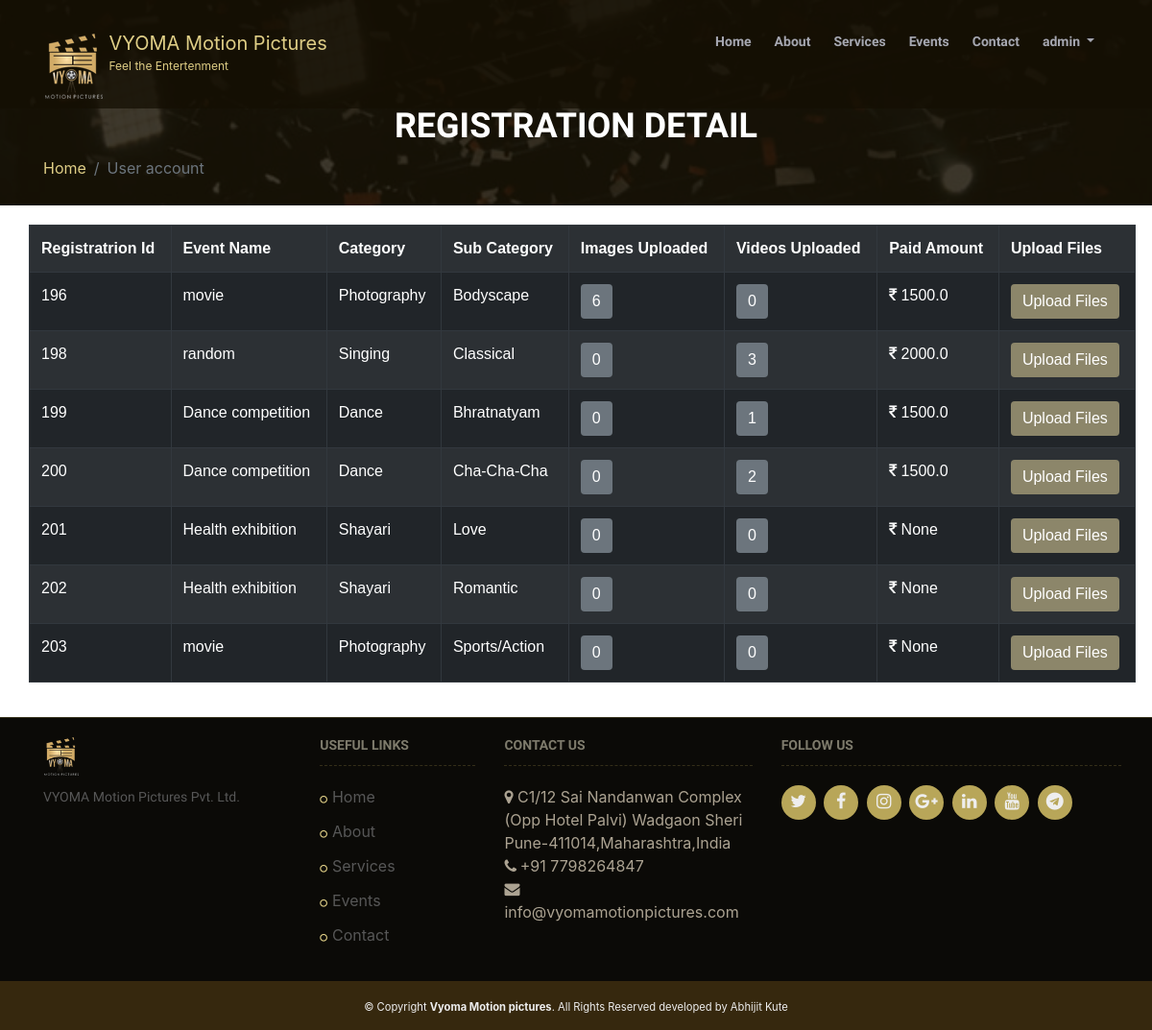
The app's page /user_account/ (signed in) with its own data.
### event_reg/models.py (models this page shows)
class user_reg(models.Model):
    user=models.ForeignKey(settings.AUTH_USER_MODEL, on_delete=models.CASCADE, null=True, default=None)
    event=models.ForeignKey(event,on_delete=models.CASCADE, null=True, default=None)
    event_sub_category=models.CharField(max_length=80,null=True,blank=True)
    first_name=models.CharField(max_length=125,null=True,blank=True)
    Last_name=models.CharField(max_length=125,null=True,blank=True)
    Email=models.EmailField(max_length=254,null=True,blank=True)
    gender = models.CharField(max_length=1,null=True,blank=True, choices=GENDER_CHOICES)
    age=models.IntegerField(null=True,blank=True)
    mobile=models.IntegerField(null=True,blank=True)
    alternamte_mobile=models.IntegerField(null=True,blank=True)
    marital_status=models.CharField(max_length=1,null=True,blank=True)
    birthdate=models.CharField(max_length=100,null=True,blank=True)
    address=models.TextField(blank=True,null=True)
    city=models.CharField(max_length=50,null=True,blank=True)
    state=models.CharField(max_length=50,null=True,blank=True)
    pincode=models.IntegerField(null=True,blank=True)
    id_proof=models.CharField(max_length=50,null=True,blank=True)
    identity_proof=models.ImageField(upload_to="images/",verbose_name='identity_proof',null=True,blank=True)

class event(models.Model):
    event_name=models.CharField(max_length=125)
    event_photo=models.ImageField(upload_to="images/",null=True,blank=True)
    event_location=models.CharField(max_length=100)
    event_category=models.CharField(max_length=100,null=True,choices=CATEGORY_CHOICES, default='None')
    event_start_date=models.DateField(auto_now=False, auto_now_add=False)
    event_end_date=models.DateField(auto_now=False, auto_now_add=False)
    event_discription=models.TextField(blank=True,null=True)
    event_address=models.TextField(blank=True,null=True)
    file_categories_instruction=models.CharField(max_length=500,null=True,blank=True)
    file_type_instruction=models.CharField(max_length=500,null=True,blank=True)
    file_size_instruction=models.CharField(max_length=500,null=True,blank=True)
    participant_Age_instruction=models.CharField(max_length=500,null=True,blank=True)
    Registration_fees_instruction=models.CharField(max_length=500,null=True,blank=True)
    entry_deadline_instruction=models.DateField(auto_now=False, auto_now_add=False,null=True,blank=True)
    notification_date_instruction=models.DateField(auto_now=False, auto_now_add=False,null=True)
    prize_dist_instruction=models.DateField(auto_now=False, auto_now_add=False,null=True)
    other_instruction1=models.CharField(max_length=500,null=True,blank=True)
    other_instruction2=models.CharField(max_length=500,null=True,blank=True)
    other_instruction3=models.CharField(max_length=500,null=True,blank=True)
    other_instruction4=models.CharField(max_length=500,null=True,blank=True)
    other_instruction5=models.CharField(max_length=500,null=True,blank=True)
    event_highlight1=models.TextField(blank=True,null=True)
    event_highlight2=models.TextField(blank=True,null=True)
    event_highlight3=models.TextField(blank=True,null=True)
    event_highlight4=models.TextField(blank=True,null=True)
    event_highlight5=models.TextField(blank=True,null=True)
    event_highlight6=models.TextField(blank=True,null=True)
    event_photo1=models.ImageField(upload_to="images/",null=True,blank=True)
    event_photo2=models.ImageField(upload_to="images/",null=True,blank=True)
    event_photo3=models.ImageField(upload_to="images/",null=True,blank=True)
    event_photo4=models.ImageField(upload_to="images/",null=True,blank=True)
    event_photo5=models.ImageField(upload_to="images/",null=True,blank=True)
    event_photo6=models.ImageField(upload_to="images/",null=True,blank=True)
    event_photo7=models.ImageField(upload_to="images/",null=True,blank=True)

### event_reg/views.py (the view)
# urls.py: path('user_account/', views.user_account, name ='user_account'),
def user_account(request):
	user=request.user
	user_registration_details=[]
	registration_details=user_reg.objects.filter(Email=user.email)
	for register_user in registration_details:
		video=Videos.objects.filter(user_reg=register_user,event=register_user.event)
		image=Images.objects.filter(user_reg=register_user,event=register_user.event)
		payment_history=PaytmHistory.objects.filter(user_reg=register_user)
		amount=payment_history.aggregate(Sum('TXNAMOUNT'))
		video_count=video.count()
		images_count=image.count()
		registration_details={
		"register_user":register_user,
		"image_count":images_count,
		"video_count":video_count,
		"image":image,
		"video":video,
		"amount":amount,
		"Payment_resp":payment_history
		}
		user_registration_details.append(registration_details)
	print (user_registration_details)
	return render(request,'user_account.html',{'registration_details':user_registration_details})

### event_reg/models.py (called while the page is built)
    def __unicode__(self):
        return self.STATUS

### templates/user_account.html (shortened to what this page needs)
{% extends 'master.html' %}
{% load static %}
{% block content %}
    <section id="innerpage">
        <div class="container wow fadeInUp">
            <div class="section-header">
                <h2>Registration Detail</h2>
                <ul class="breadcrumb">
                    <li class="breadcrumb-item"><a href="{% url 'index' %}">Home</a></li>
                    <li class="breadcrumb-item active" aria-current="page">User account</li>
                </ul>
            </div>
        </div>
    </section>
    <main id="main" class="bg-white">
        <div class="container">
            <section class="wow fadeInUp">
                <div class="row">
                    <table class="table table-dark table-striped table-responsive-lg">
  <tr>
     <th>Registratrion Id</th>
    <th>Event Name</th>
    <th>Category</th>
    <th>Sub Category</th>
    <th>Images Uploaded</th>
    <th>Videos Uploaded</th>
    <th>Paid Amount</th>
    <th>Upload Files</th>
  </tr>
  {%for reg in registration_details %}
  <tr>
    <td>{{reg.register_user.id}} </td>
    <td>{{reg.register_user.event.event_name}}</td>
    <td>{{reg.register_user.event.event_category}}</td>
    <td>{{reg.register_user.event_sub_category}}</td>
   <td>
       <button type="button" class="btn btn-secondary" data-toggle="collapse" data-target="#demo_img_{{reg.register_user.id}}">{{reg.image_count}}</button>
  </td>
     <td>
      <button type="button" class="btn btn-secondary" data-toggle="collapse" data-target="#demo_{{reg.register_user.id}}">{{reg.video_count}}</button>
   </td>
    <td><i class="fa fa-rupee"></i> {{reg.amount.TXNAMOUNT__sum }}</td>
     <td> <a href="{% url 'FileUpload' pk=reg.register_user.event.pk  id=reg.register_user.id %}" class="btn btn-info" role="button">Upload Files</a></td>
  </tr>
  {%endfor%}
</table>
                </div>
            </section>
        </div>
    </main>
    {%endblock%}

### templates/master.html (shortened to what this page needs)
<!DOCTYPE html>
<html>
{% load static %}
<head>
    <head>
    <link href="{% static 'event_reg/lib/bootstrap/css/bootstrap.min.css' %}" rel="stylesheet">
    <link href="{% static 'event_reg/lib/font-awesome/css/font-awesome.min.css' %}" rel="stylesheet">
    <link href="{% static 'event_reg/lib/animate/animate.min.css' %}" rel="stylesheet">
    <link href="{% static 'event_reg/css/style.css' %}" rel="stylesheet" />
    <link href="{% static 'event_reg/lib/venobox/venobox.css' %}" rel="stylesheet">
    <link href="{% static 'event_reg/lib/owlcarousel/assets/owl.theme.default.css' %}"  rel="stylesheet"/>
    <link href="{% static 'event_reg/lib/owlcarousel/assets/owl.carousel.css' %}" rel="stylesheet"/>
</head>
<body id="myform">
	<header id="header">
        <div class="container">
            <div id="logo" class="pull-left">
                <a href="{% url 'index' %}" class="scrollto"><img src="{% static 'event_reg/img/logo.png' %}" alt="" title="titile"></a>
                 <a class="navbar-brand navbar-brand-fix" href="#">VYOMA Motion Pictures<small>Feel the Entertenment</small></a>
            </div>
			{% if user.is_authenticated %}
            <nav id="nav-menu-container">
                <ul class="nav-menu">
                    <li ><a href="{% url 'index' %}">Home</a></li>
                    <li><a href="{% url 'about_us' %}">About</a></li>
                    <li><a href="{% url 'services' %}">Services</a></li>
                    <li><a href="{% url 'events' %}">Events</a></li>
                    <li><a href="{% url 'contact' %}">Contact</a></li>
                    <li class="nav-item dropdown">
                        <a  data-toggle="dropdown"  href="#" class="nav-link dropdown-toggle" href="/admin/" >{{user}}</a>
                    </li>
                </ul>
            </nav>
            {%endif%}
        </div>
    </header>
{% block content %}{% endblock %}
    <footer id="footer">
        <div class="footer-top">
            <div class="container">
                <div class="row">
                    <div class="col-lg-3 col-md-6 footer-info">
                        <img src="{% static 'event_reg/img/logo.png' %}" alt="TheEvenet">
                        <p>VYOMA Motion Pictures Pvt. Ltd.</p>
                    </div>
                    <div class="col-lg-2 col-md-6 footer-links">
                        <h4>Useful Links</h4>
                        <ul>
                           <li ><a href="{% url 'index' %}">Home</a></li>
                    <li><a href="{% url 'about_us' %}">About</a></li>
                    <li><a href="{% url 'services' %}">Services</a></li>
                    <li><a href="{% url 'events' %}">Events</a></li>
                    <li><a href="{% url 'contact' %}">Contact</a></li>
                        </ul>
                    </div>
                    <div class="col-lg-3 col-md-6 footer-links">
                        <h4>Contact Us</h4>
                        <p>
                            <i class="fa fa-map-marker"></i> C1/12 Sai Nandanwan Complex <br>
                            (Opp Hotel Palvi) Wadgaon Sheri<br>
                            Pune-411014,Maharashtra,India <br>
                            <strong><i class="fa fa-phone"></i> </strong> +91 7798264847<br>
                            <strong><i class="fa  fa-envelope"></i>  </strong> info@vyomamotionpictures.com<br>
                        </p>
                    </div>
                    <div class="col-lg-4 col-md-6 footer-contact">
                        <h4>Follow Us</h4>
                        <div class="social-links">
                            <a href="https://twitter.com/MotionVyoma?s=08" class="twitter"><i class="fa fa-twitter"></i></a>
                            <a href="https://www.facebook.com/vyomamotionpictures/" class="facebook"><i class="fa fa-facebook"></i></a>
                            <a href="https://www.instagram.com/vyomamotionpictures/" class="instagram"><i class="fa fa-instagram"></i></a>
                            <a href="#" class="google-plus"><i class="fa fa-google-plus"></i></a>
                            <a href="https://www.linkedin.com/in/vyoma-motion-pictures-661805198" class="linkedin"><i class="fa fa-linkedin"></i></a>
                            <a href="https://www.youtube.com/channel/UCsHBRZvmc-ChRdVncgV8Asg?view_as=subscriber" class="linkedin"><i class="fa fa-youtube"></i></a>
                            <a href="https://www.youtube.com/channel/UCsHBRZvmc-ChRdVncgV8Asg?view_as=subscriber" class="telegram"><i class="fa fa-telegram"></i></a>
                        </div>
                    </div>
                </div>
            </div>
        </div>
        <div class="copyright">
            <small> &copy; Copyright <strong>Vyoma Motion pictures</strong>. All Rights Reserved  developed by Abhijit Kute </small>
        </div>
    </footer>
</body>
</html>

### event_reg/static/event_reg/css/style.css (style rules this page uses)
a { color: #dfce86; transition: .5s }
p { padding: 0; margin: 0 0 30px 0 }
button, input { overflow: visible }
h1, h2, h3, h4, h5, h6 { font-family: Raleway,sans-serif; font-weight: 400; margin: 0 0 20px 0; padding: 0; color: #f6d89d }
.wow { visibility: hidden }
.section-header { position: relative }
#main { background: #0b0a07; padding: 20px 0 }
.section-header h2 { font-size: 32px; text-transform: uppercase; text-align: center; font-weight: 700; color: #fff; margin-bottom: 10px }
#header { padding: 10px 0; position: fixed; background: rgba(21,15,3,.74); left: 0; top: 0; right: 0; transition: all .5s; z-index: 997 }
#innerpage { background-attachment: fixed; padding: 60px 0 27px 0; background: url(../img/3.jpg) top center no-repeat; background-size: cover; overflow: hidden; position: relative }
#innerpage:before { content: ""; background: rgba(23,16,2,.82); position: absolute; bottom: 0; top: 0; left: 0; right: 0 }
#innerpage .section-header h2, #innerpage p { color: #fff }
#innerpage .section-header h2 { font-size: 36px; text-transform: uppercase; text-align: center; font-weight: 700; margin-bottom: 10px; margin-top: 50px }
#innerpage .section-header .breadcrumb { display: -ms-flexbox; display: flex; -ms-flex-wrap: wrap; flex-wrap: wrap; padding: 0; margin-bottom: 0; list-style: none; background-color: transparent; border-radius: 0 }
#header #logo img { padding: 0; margin: 0 }
.nav-menu, .nav-menu * { margin: 0; padding: 0; list-style: none }
.nav-menu li { position: relative; white-space: nowrap }
.nav-menu > li { float: left }
.sf-arrows .sf-with-ul { padding-right: 30px }
.sf-arrows .sf-with-ul:after { position: absolute; right: 15px; top: 15px; font-family: FontAwesome; font-style: normal; font-weight: 400 }
#nav-menu-container { float: right; margin-top: 15px }
.nav-menu a { padding: 8px; text-decoration: none; display: inline-block; color: rgba(202,206,221,.8); font-family: Raleway,sans-serif; font-weight: 600; font-size: 14px; outline: 0 }
.nav-menu > li { margin-left: 8px }
.nav-menu > li > a:before { content: ""; position: absolute; width: 0; height: 2px; bottom: 0; left: 0; background-color: #dfce86; visibility: hidden; transition: all .3s ease-in-out 0s }
#mobile-nav { position: fixed; top: 0; padding-top: 18px; bottom: 0; z-index: 998; background: rgba(6,12,34,.9); left: -260px; width: 260px; overflow-y: auto; transition: .4s }
#mobile-nav ul { padding: 0; margin: 0; list-style: none }
#mobile-nav ul li { position: relative }
#mobile-nav ul li a { color: #fff; font-size: 17px; overflow: hidden; padding: 10px 22px 10px 15px; position: relative; text-decoration: none; width: 100%; display: block; outline: 0 }
#footer .copyright { background: #36280e; padding: 15px; color: #eee; font-size: 14px; text-align: center }
#footer .footer-top { background: #0b0a07; border-top: 1px solid #b8a6593d; padding: 20px 0 0 0; background-size: cover }
#footer .footer-top .footer-info { margin-bottom: 30px }
#footer .footer-top .footer-info img { height: 40px; margin-bottom: 10px }
#footer .footer-top .footer-info p { font-size: 14px; line-height: 24px; margin-bottom: 0; font-family: Raleway,sans-serif; color: #575757 }
#footer .footer-top .social-links a { font-size: 18px; display: inline-block; background: #b8a659; color: #eee; line-height: 1; padding: 8px 0; margin-right: 4px; border-radius: 50%; text-align: center; width: 36px; height: 36px; transition: .3s }
#footer .footer-top h4 { font-size: 14px; font-weight: 700; color: #7e7b6c; text-transform: uppercase; position: relative; padding-bottom: 12px; border-bottom: 1px dashed #bca9563b }
#footer .footer-top .footer-links { margin-bottom: 30px }
#footer .footer-top .footer-links ul { list-style: none; padding: 0; margin: 0 }
#footer .footer-top .footer-links ul li:before { font-family: fontawesome; color: #dfce86; content: "\f10c"; font-size: 9px; margin-right: 5px }
#footer .footer-top .footer-links ul li { padding: 6px 0 }
#footer .footer-top .footer-links ul li:last-child { border-bottom: none }
#footer .footer-top .footer-links ul li:first-child { padding-top: 0 }
#footer .footer-top .footer-links ul a { color: #575757 }
#footer .footer-top .footer-contact { margin-bottom: 30px }
@media (min-width:1024px) { #innerpage { background-attachment: fixed } }

### templates/master.html (style rules this page uses)
.navbar-brand small { display:block; font-size:12px; }
@media (min-width:768px) { .navbar-brand { padding-top:20px; } }

### records on screen
user_reg: register_user.id "196", register_user.event.event_name "movie", register_user.event.event_category "Photography", register_user.event_sub_category "Bodyscape", image_count "6", video_count "0", amount.TXNAMOUNT__sum "1500.0"
user_reg: register_user.id "198", register_user.event.event_name "random", register_user.event.event_category "Singing", register_user.event_sub_category "Classical", image_count "0", video_count "3", amount.TXNAMOUNT__sum "2000.0"
user_reg: register_user.id "199", register_user.event.event_name "Dance competition", register_user.event.event_category "Dance", register_user.event_sub_category "Bhratnatyam", image_count "0", video_count "1", amount.TXNAMOUNT__sum "1500.0"
user_reg: register_user.id "200", register_user.event.event_name "Dance competition", register_user.event.event_category "Dance", register_user.event_sub_category "Cha-Cha-Cha", image_count "0", video_count "2", amount.TXNAMOUNT__sum "1500.0"
user_reg: register_user.id "201", register_user.event.event_name "Health exhibition", register_user.event.event_category "Shayari", register_user.event_sub_category "Love", image_count "0", video_count "0", amount.TXNAMOUNT__sum "None"
user_reg: register_user.id "202", register_user.event.event_name "Health exhibition", register_user.event.event_category "Shayari", register_user.event_sub_category "Romantic", image_count "0", video_count "0", amount.TXNAMOUNT__sum "None"
user_reg: register_user.id "203", register_user.event.event_name "movie", register_user.event.event_category "Photography", register_user.event_sub_category "Sports/Action", image_count "0", video_count "0", amount.TXNAMOUNT__sum "None"

### other values on screen
{{ user }} "admin"
